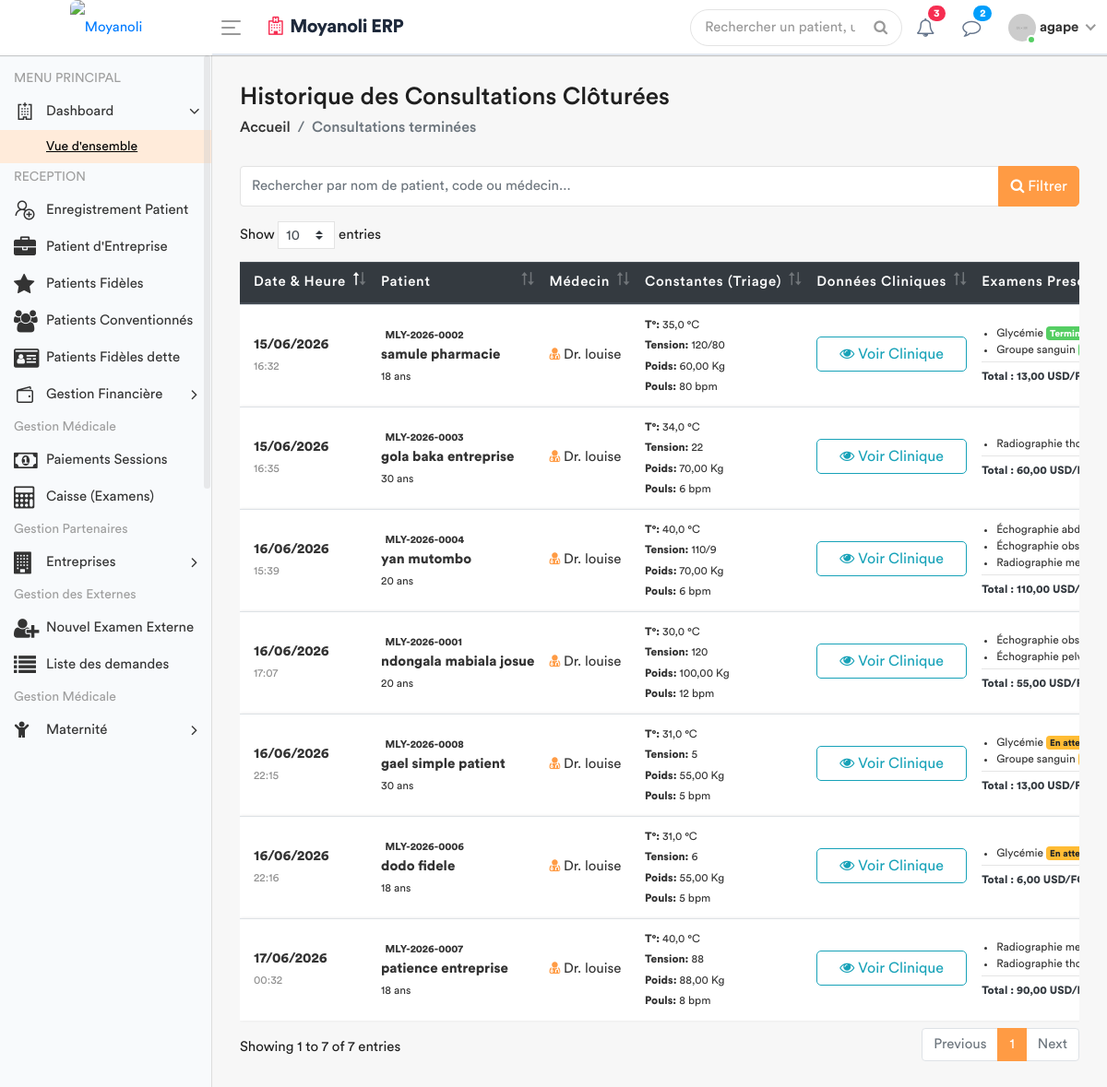
The page /medecin/consultations/historique/ (signed in) on the database as committed earlier.
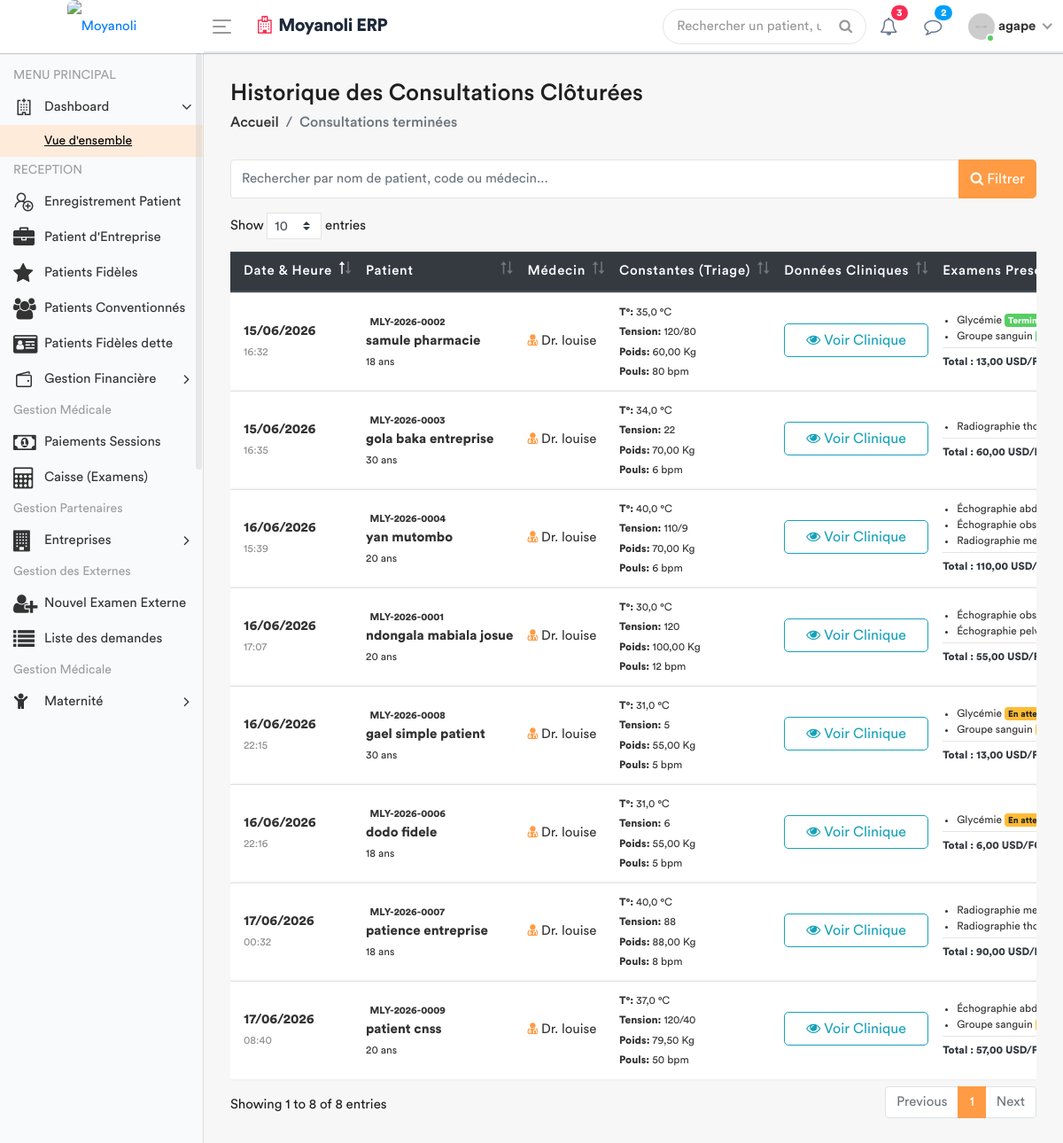
The same page on the database as committed later.
### apps/models.py (models this page shows, shortened)
class Consultation(models.Model):
    triage = models.OneToOneField(SigneVital, db_index=True, on_delete=models.CASCADE)
    medecin = models.ForeignKey(settings.AUTH_USER_MODEL, on_delete=models.SET_NULL, null=True)
    motif_consultation = models.TextField(verbose_name="Motif")
    histoire_maladie = models.TextField(verbose_name="Histoire de la maladie")
    examen_physique = models.TextField(verbose_name="Examen physique")
    complement_d_anamnese = models.CharField(max_length=200, null=True)
    hypothese_diagnostique = models.TextField(verbose_name="Hypothèse diagnostique")
    date_creation = models.DateTimeField(default=timezone.now)
    consultation_payee = models.BooleanField(default=False, verbose_name="Consultation payée")
    session = models.OneToOneField(SessionSoins, on_delete=models.CASCADE, null=True)
    @property
    def total_examens_a_payer(self):
        examens_lies = self.examens.all()
        return sum((ex.prestation.prix * ex.quantite) for ex in examens_lies if ex.prestation and ex.prestation.prix)

class SigneVital(models.Model):
    patient = models.ForeignKey(Patient, on_delete=models.CASCADE)
    temperature = models.DecimalField(max_digits=4, decimal_places=1)
    poids = models.DecimalField(max_digits=5, decimal_places=2)
    tension_arterielle = models.CharField(max_length=10)
    frequence_cardiaque = models.IntegerField()
    frequence_respiratoire = models.IntegerField(null=True, blank=True)
    saturation_oxygene = models.IntegerField(null=True, blank=True)
    date_prelevement = models.DateTimeField(default=timezone.now)
    infirmier = models.ForeignKey(User, on_delete=models.SET_NULL, null=True)
    est_consulte = models.BooleanField(default=False)
    session = models.ForeignKey(SessionSoins, on_delete=models.CASCADE, related_name='signes_vitaux', null=True)

class Patient(models.Model):
    TYPE_CHOICES = [
        ('SIMPLE', 'Patient Simple'),
        ('FIDELE', 'Patient Fidèle'),
        ('CONVENTIONNE', 'Patient Conventionné'),
    ]
    code_patient = models.CharField(max_length=20, unique=True, editable=False)
    noms = models.CharField(max_length=100)
    service = models.ForeignKey('Service', on_delete=models.PROTECT, related_name='patients', null=True)
    sexe = models.CharField(max_length=1, choices=[('M', 'Masculin'), ('F', 'Féminin')])
    age = models.CharField(max_length=30)
    adresse = models.TextField()
    telephone = models.CharField(max_length=20)
    type_patient = models.CharField(max_length=15, choices=TYPE_CHOICES, default='SIMPLE')
    a_carte_fidelite = models.BooleanField(default=False, verbose_name="Possède carte de fidélité")
    entreprise = models.ForeignKey(
        'Entreprise',
        on_delete=models.SET_NULL,
        null=True,
        blank=True,
        related_name='patients',
        verbose_name="Entreprise (si conventionné)"
    )
    fiche_payee = models.BooleanField(default=False)
    created_by = models.ForeignKey(User, on_delete=models.SET_NULL, null=True, related_name='patients_crees')
    date_creation = models.DateTimeField(auto_now_add=True)
    date_modification = models.DateTimeField(auto_now=True)

class DemandeExamen(models.Model):
    STATUT = [
        ('EN_ATTENTE', 'En attente'),
        ('TERMINE', 'Terminé'),
        ('ANNULE', 'Annulé'),
    ]
    consultation = models.ForeignKey(Consultation, related_name='examens', on_delete=models.CASCADE)
    prestation = models.ForeignKey(Prestation, on_delete=models.PROTECT)
    indication = models.TextField(blank=True, help_text="Note du médecin pour le technicien")
    resultat = models.TextField(blank=True, null=True)
    image_resultat = models.ImageField(upload_to='resultats_examens/', blank=True, null=True)
    technicien = models.ForeignKey(
        settings.AUTH_USER_MODEL,
        related_name='examens_realises',
        on_delete=models.SET_NULL,
        null=True,
        blank=True
    )
    statut = models.CharField(max_length=20, choices=STATUT, default='EN_ATTENTE')
    date_demande = models.DateTimeField(default=timezone.now)
    date_realisation = models.DateTimeField(null=True, blank=True)
    quantite = models.PositiveIntegerField(default=1)

class Prestation(models.Model):
    CATEGORIES = [
        ('ADM', 'Administratif'),
        ('CONS', 'Consultation'),
        ('LABO', 'Laboratoire'),
        ('SOIN', 'Soins'),
        ('ECHO', 'Échographie'),
        ('RADIO', 'Radiologie'),
        ('MED', 'Acte Médical'),
        ('CHIR', 'Acte Chirurgical'),
        ('CONS_MAT', 'Consultation Maternité'), # Nouvelle catégorie
        ('MAT', 'Forfait Maternité / Accouchement'), # Catégorie existante
    ]
    libelle = models.CharField(max_length=200, verbose_name="Libellé")
    categorie = models.CharField(max_length=10, choices=CATEGORIES, verbose_name="Catégorie")
    prix = models.DecimalField(max_digits=10, decimal_places=2, default=Decimal('0.00'), verbose_name="Prix (USD)")
    valeur_normale = models.CharField(
        max_length=150, blank=True, null=True,
        verbose_name="Valeur Normale / Référence (Labo uniquement)",
        help_text="Ex: 70-110 mg/dl, Négatif, etc."
    )
    class Meta:
        verbose_name = "Prestation"
        verbose_name_plural = "Prestations"

### apps/views.py (the view)
# urls.py: path('medecin/consultations/historique/', views.liste_consultations_terminees, name='liste_consultations'),
@login_required
def liste_consultations_terminees(request):
    consultations = Consultation.objects.select_related(
        'triage__patient',
        'medecin'
    ).prefetch_related(
        'examens__prestation'  # Utilise 'examens' car related_name='examens'
    ).order_by('-date_creation')
    role = Fonction.objects.filter(userKey=request.user).first()
    fonctionKey = role.fonctionKey.roleName if role else None
    context = {
        'consultations': consultations,
        'fonctionKey': fonctionKey
    }
    return render(request, 'back-end/medecin/liste_consultations.html', context)

### apps/templates/back-end/medecin/liste_consultations.html (shortened to what the changed rows need)
<!DOCTYPE html>
{% load static %}
<html lang="fr">
    <head>
        {% include 'back-end/includes/css.html' %}
    </head>
    <body>
        <div class="main-wrapper">
            <div class="page-wrapper">
                <div class="content container-fluid">
                    <div class="row">
                        <div class="col-md-12">
                            <div class="table-responsive">
                                <table class="table table-hover custom-table mb-0 datatable">
                                    <thead class="thead-dark">
                                        <tr>
                                            <th>Date & Heure</th>
                                            <th>Patient</th>
                                            <th>Médecin</th>
                                            <th>Constantes (Triage)</th>
                                            <th>Données Cliniques</th>
                                            <th>Examens Prescrits</th>
                                        </tr>
                                    </thead>
                                    <tbody>
                                        {% for c in consultations %}
                                        <tr>
                                            <td>
                                                <strong>{{ c.date_creation|date:"d/m/Y" }}</strong><br>
                                                <small class="text-muted">{{ c.date_creation|date:"H:i" }}</small>
                                            </td>
                                            <td>
                                                <span class="badge badge-light-info">{{ c.triage.patient.code_patient }}</span><br>
                                                <strong>{{ c.triage.patient.noms }}</strong><br>
                                                <small>{{ c.triage.patient.age }} ans</small>
                                            </td>
                                            <td>
                                                <i class="fa fa-user-md text-primary"></i> Dr. {{ c.medecin.get_full_name|default:c.medecin.username }}
                                            </td>
                                            <td>
                                                <small>
                                                    <strong>T°:</strong> {{ c.triage.temperature }} °C <br>
                                                    <strong>Tension:</strong> {{ c.triage.tension_arterielle|default:"--" }} <br>
                                                    <strong>Poids:</strong> {{ c.triage.poids }} Kg <br>
                                                    <strong>Pouls:</strong> {{ c.triage.frequence_cardiaque|default:"--" }} bpm
                                                </small>
                                            </td>
                                            <td>
                                                <button class="btn btn-xs btn-outline-info btn-block mb-1" data-toggle="collapse" data-target="#clinique_{{ c.id }}">
                                                    <i class="fa fa-eye"></i> Voir Clinique
                                                </button>
                                            </td>
                                            <td>
                                                {% if c.examens.all %}
                                                    <ul class="pl-3 mb-0" style="font-size: 12px;">
                                                        {% for exam in c.examens.all %}
                                                            <li>
                                                                {{ exam.prestation.libelle }}
                                                                <span class="badge {% if exam.statut == 'TERMINE' %}badge-success{% elif exam.statut == 'ANNULE' %}badge-danger{% else %}badge-warning{% endif %}" style="font-size: 10px;">
                                                                    {{ exam.get_statut_display }}
                                                                </span>
                                                            </li>
                                                        {% endfor %}
                                                    </ul>
                                                    <hr class="my-1">
                                                    <small class="text-dark font-weight-bold">Total : {{ c.total_examens_a_payer }} USD/FC</small>
                                                {% else %}
                                                    <span class="text-muted" style="font-size: 12px;">Aucun examen</span>
                                                {% endif %}
                                            </td>
                                        </tr>
                                        {% endfor %}
                                    </tbody>
                                </table>
                            </div>
                        </div>
                    </div>
                </div>
            </div>
        </div>
    </body>
</html>

Rows that differ between the two databases and show on the page:
added Consultation: date_creation "17/06/2026", date_creation "08:40", triage.patient.code_patient "MLY-2026-0009", triage.patient.noms "patient cnss", triage.patient.age "20", medecin.get_full_name "louise", triage.temperature "37,0", triage.tension_arterielle "120/40", triage.poids "79,50", triage.frequence_cardiaque "50", total_examens_a_payer "57,00"
added DemandeExamen: prestation.libelle "Échographie…", shown under "17/06/2026"
added DemandeExamen: prestation.libelle "Groupe sanguin", shown under "17/06/2026"
Other text that changed with them:
text written by a page script: "Show entries Showing 1 to 7 of 7 entries Previous 1 Next" → "Show entries Showing 1 to 8 of 8 entries Previous 1 Next"
